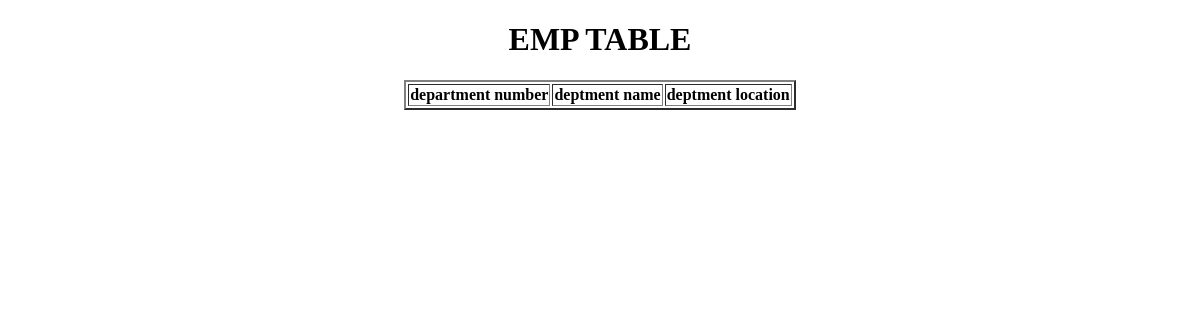
Before: /dispalay_Dept/ with the older database file.
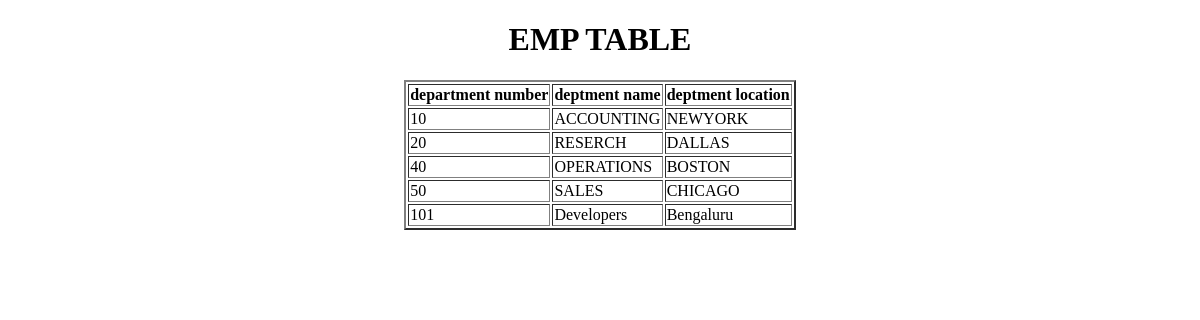
After: the same page with the newer database file.
### emp/models.py (models this page shows, shortened)
class Dept(models.Model):
    dept_no=models.IntegerField(primary_key=100)
    dept_name=models.CharField(max_length=100)
    dept_loc=models.CharField(max_length=100)

### emp/views.py (the view)
# urls.py: path('dispalay_Dept/', dispalay_Dept, name='dispalay_Dept'),
def dispalay_Dept(request):
    LTO=Dept.objects.all()
    D={'LTO':LTO}
    return render(request,'display_Dept.html',D)

### templates/display_Dept.html (shortened to what this page needs)
<!DOCTYPE html>
<html lang="en">
<head>
</head>
<body>
      <center>
      <h1>EMP TABLE</h1>
      <table border="2px">
      <tr>
        <th>department number</th>
        <th>deptment name</th>
        <th>deptment location</th>
      </tr>
      {% for to in LTO %}
      <tr>
        <td>{{to.dept_no}}</td>
        <td>{{to.dept_name}}</td>
        <td>{{to.dept_loc}}</td>
      </tr>
      {% endfor %}
    </table>
    </center>
</body>
</html>

Changed rows visible on the page:
added Dept: dept_no "10", dept_name "ACCOUNTING", dept_loc "NEWYORK"
added Dept: dept_no "20", dept_name "RESERCH", dept_loc "DALLAS"
added Dept: dept_no "40", dept_name "OPERATIONS", dept_loc "BOSTON"
added Dept: dept_no "50", dept_name "SALES", dept_loc "CHICAGO"
added Dept: dept_no "101", dept_name "Developers", dept_loc "Bengaluru"
